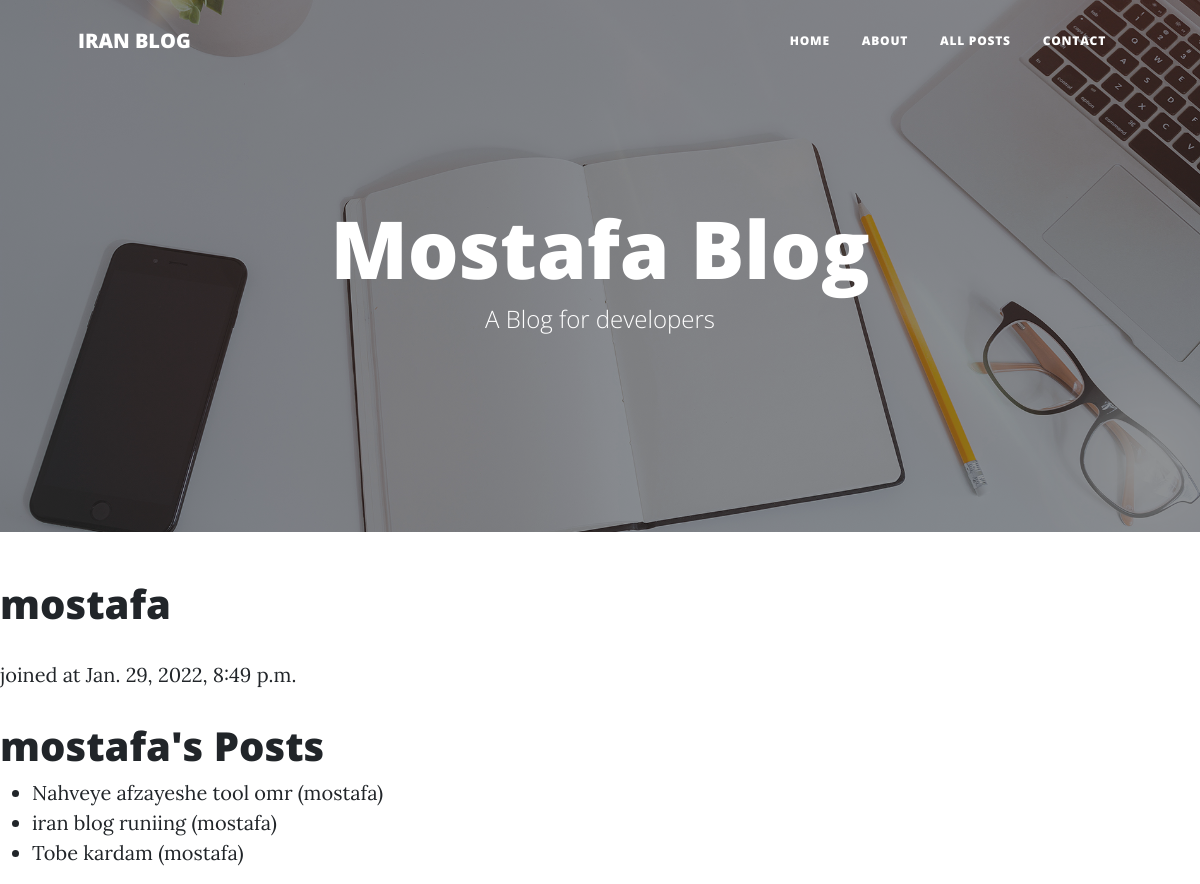
The app's page /authors/mostafa/ with its own data.
### weblog/models.py (models this page shows, shortened)
class Post(models.Model):
    text = models.TextField()
    created_at = models.DateTimeField(auto_now_add=True)
    updated_at = models.DateTimeField(auto_now=True)
    title = models.CharField(max_length=100 )
    author = models.ForeignKey(User, on_delete=models.CASCADE)

### weblog/views.py (the view)
# urls.py: path('authors/<username>/', author_profile),
def author_profile(req, username):
    author = User.objects.get(username=username)
    posts = Post.objects.filter(author=author)
    return HttpResponse(render(req, 'author_profile.html', context={
        'posts': posts,
        'author': author,
    }))

### templates/author_profile.html (shortened to what this page needs)
<!DOCTYPE html>
<html lang="en">
    <head>
        <link href="/static/css/styles.css" rel="stylesheet" />
    </head>
    <body>
        <nav class="navbar navbar-expand-lg navbar-light" id="mainNav">
            <div class="container px-4 px-lg-5">
                <a class="navbar-brand" href="/">IRAN BLOG</a>
                <div class="collapse navbar-collapse" id="navbarResponsive">
                    <ul class="navbar-nav ms-auto py-4 py-lg-0">
                        <li class="nav-item"><a class="nav-link px-lg-3 py-3 py-lg-4" href="/">Home</a></li>
                        <li class="nav-item"><a class="nav-link px-lg-3 py-3 py-lg-4" href="/about">About</a></li>
                        <li class="nav-item"><a class="nav-link px-lg-3 py-3 py-lg-4" href="/posts">All Posts</a></li>
                        <li class="nav-item"><a class="nav-link px-lg-3 py-3 py-lg-4" href="/contact">Contact</a></li>
                    </ul>
                </div>
            </div>
        </nav>
        <header class="masthead" style="background-image: url('/static/assets/img/home-bg.jpg')">
            <div class="container position-relative px-4 px-lg-5">
                <div class="row gx-4 gx-lg-5 justify-content-center">
                    <div class="col-md-10 col-lg-8 col-xl-7">
                        <div class="site-heading">
                            <h1>Mostafa Blog</h1>
                            <span class="subheading">A Blog for developers</span>
                        </div>
                    </div>
                </div>
            </div>
        </header>
<body>
<h1>{{ author.username }}</h1>
<p>joined at {{ author.date_joined }}</p>
<h1>{{ author.username }}'s Posts</h1>
<ul>
    {% for post in posts %}
        <li>
            <a href="/posts/{{ post.id }}">{{ post.title }}</a>
            (<a href="/authors/{{ post.author.username }}">{{ post.author.username }}</a>)
        </li>
    {% endfor %}
</ul>
</body>
</html>

### records on screen
Post: title "Nahveye afzayeshe tool omr", author.username "mostafa"
Post: title "iran blog runiing", author.username "mostafa"
Post: title "Tobe kardam", author.username "mostafa"

### other values on screen
{{ author.username }} "mostafa"
{{ author.date_joined }} "Jan. 29, 2022, 8:49 p.m."
